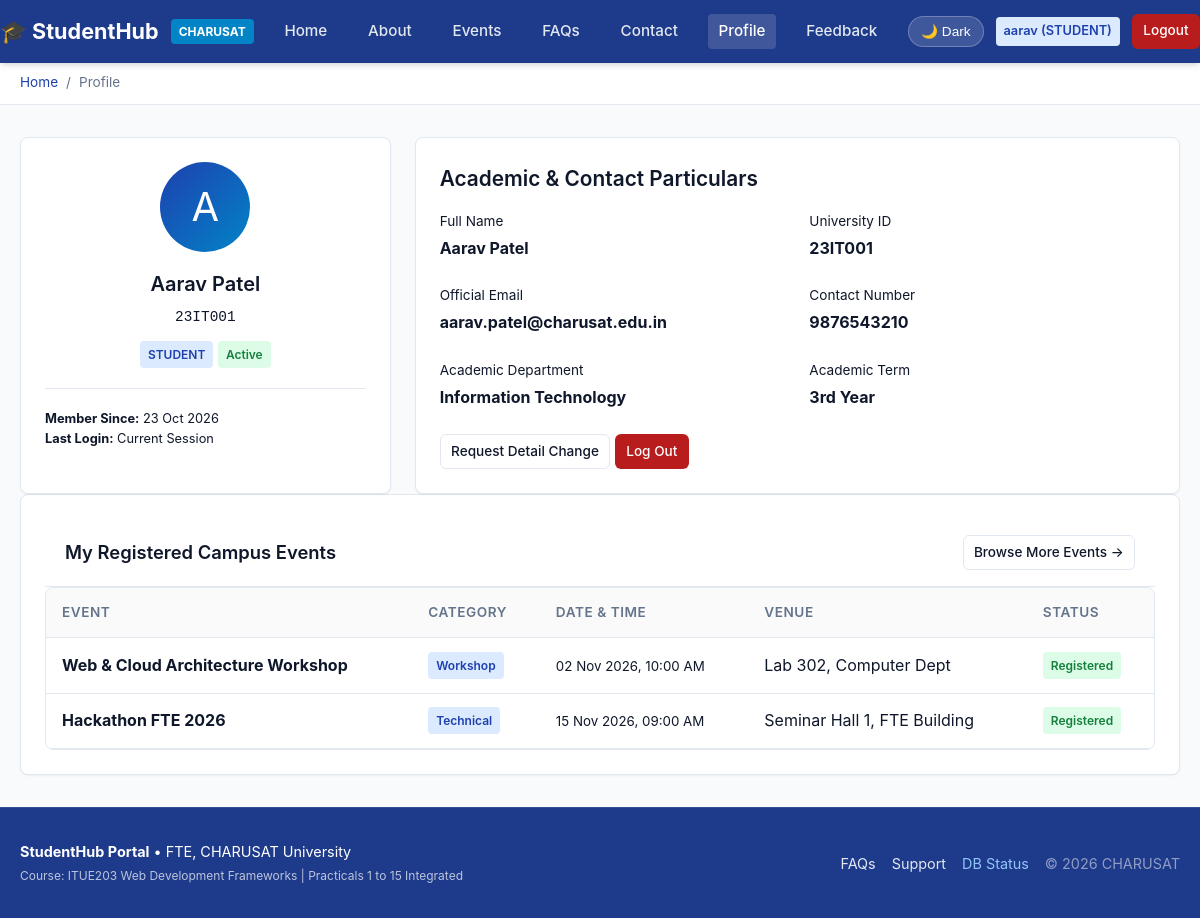
The app's page /profile.php (signed in) with its own data.
### tables this page shows
CREATE TABLE IF NOT EXISTS `students` (
  `id` INT UNSIGNED NOT NULL AUTO_INCREMENT,
  `student_number` VARCHAR(30) NOT NULL,
  `full_name` VARCHAR(150) NOT NULL,
  `email` VARCHAR(191) NOT NULL,
  `mobile` VARCHAR(15) NOT NULL,
  `branch` VARCHAR(100) NOT NULL,
  `year` VARCHAR(20) NOT NULL,
  `gender` ENUM('Male', 'Female', 'Other') NOT NULL,
  `user_id` INT UNSIGNED NULL,
  `status` ENUM('active', 'inactive') NOT NULL DEFAULT 'active',
  `created_at` TIMESTAMP NOT NULL DEFAULT CURRENT_TIMESTAMP,
  PRIMARY KEY (`id`),
  UNIQUE KEY `uq_students_student_number` (`student_number`),
  UNIQUE KEY `uq_students_email` (`email`),
  KEY `idx_students_branch` (`branch`),
  KEY `idx_students_year` (`year`),
  CONSTRAINT `fk_students_user` FOREIGN KEY (`user_id`) REFERENCES `users` (`id`) ON DELETE SET NULL ON UPDATE CASCADE
);

CREATE TABLE IF NOT EXISTS `users` (
  `id` INT UNSIGNED NOT NULL AUTO_INCREMENT,
  `username` VARCHAR(50) NOT NULL,
  `email` VARCHAR(191) NOT NULL,
  `password` VARCHAR(255) NOT NULL,
  `role` ENUM('admin', 'student') NOT NULL DEFAULT 'student',
  `status` ENUM('active', 'inactive') NOT NULL DEFAULT 'active',
  `remember_token` VARCHAR(255) NULL,
  `last_login` DATETIME NULL,
  `created_at` TIMESTAMP NOT NULL DEFAULT CURRENT_TIMESTAMP,
  PRIMARY KEY (`id`),
  UNIQUE KEY `uq_users_username` (`username`),
  UNIQUE KEY `uq_users_email` (`email`)
);

CREATE TABLE IF NOT EXISTS `registrations` (
  `id` INT UNSIGNED NOT NULL AUTO_INCREMENT,
  `student_id` INT UNSIGNED NOT NULL,
  `event_id` INT UNSIGNED NOT NULL,
  `status` ENUM('registered', 'attended', 'cancelled') NOT NULL DEFAULT 'registered',
  `registered_at` TIMESTAMP NOT NULL DEFAULT CURRENT_TIMESTAMP,
  PRIMARY KEY (`id`),
  UNIQUE KEY `uq_registrations_student_event` (`student_id`, `event_id`),
  KEY `idx_registrations_event_status` (`event_id`, `status`),
  CONSTRAINT `fk_registrations_student` FOREIGN KEY (`student_id`) REFERENCES `students` (`id`) ON UPDATE CASCADE ON DELETE CASCADE,
  CONSTRAINT `fk_registrations_event` FOREIGN KEY (`event_id`) REFERENCES `events` (`id`) ON UPDATE CASCADE ON DELETE CASCADE
);

CREATE TABLE IF NOT EXISTS `events` (
  `id` INT UNSIGNED NOT NULL AUTO_INCREMENT,
  `title` VARCHAR(150) NOT NULL,
  `description` TEXT NULL,
  `category` VARCHAR(50) NOT NULL DEFAULT 'Technical',
  `event_date` DATETIME NOT NULL,
  `location` VARCHAR(200) NOT NULL,
  `capacity` INT UNSIGNED NULL DEFAULT 100,
  `poster` VARCHAR(255) NULL,
  `status` ENUM('open', 'closed', 'cancelled') NOT NULL DEFAULT 'open',
  `created_by` INT UNSIGNED NULL,
  `created_at` TIMESTAMP NOT NULL DEFAULT CURRENT_TIMESTAMP,
  PRIMARY KEY (`id`),
  KEY `idx_events_event_date` (`event_date`),
  KEY `idx_events_category` (`category`),
  KEY `idx_events_status` (`status`)
);

### profile.php (the view, shortened to what this page needs)
<?php
require_once __DIR__ . '/includes/auth.php';
$userId = (int)$_SESSION['user_id'];
$stmt = $conn->prepare("
    SELECT u.username, u.email as user_email, u.role, u.status as user_status, u.last_login, u.created_at as joined_date,
           s.id as student_id, s.student_number, s.full_name, s.mobile, s.branch, s.year, s.gender, s.status as student_status
    FROM users u
    LEFT JOIN students s ON s.user_id = u.id
    WHERE u.id = ? LIMIT 1
");
$stmt->bind_param("i", $userId);
$stmt->execute();
$profile = $stmt->get_result()->fetch_assoc();
$myEvents = [];
if (!empty($profile['student_id'])) {
    $stId = (int)$profile['student_id'];
    $stmtEv = $conn->prepare("
        SELECT r.id as reg_id, r.registered_at, r.status as reg_status, e.id as event_id, e.title, e.category, e.event_date, e.location
        FROM registrations r
        JOIN events e ON r.event_id = e.id
        WHERE r.student_id = ?
        ORDER BY e.event_date ASC
    ");
    $stmtEv->bind_param("i", $stId);
    $stmtEv->execute();
    $myEvents = $stmtEv->get_result()->fetch_all(MYSQLI_ASSOC);
}
require_once __DIR__ . '/includes/header.php';
?>
<div class="grid-3 mb-4">
    <div class="card" style="text-align:center;">
        <div style="width:90px; height:90px; border-radius:50%; background:linear-gradient(135deg, #1e40af, #0284c7); color:#fff; display:flex; align-items:center; justify-content:center; font-size:2.5rem; margin:0 auto 1rem;">
            <?= strtoupper(substr($profile['username'] ?? 'U', 0, 1)) ?>
        </div>
        <h2 class="card-title" style="margin-bottom:0.25rem;">
            <?= htmlspecialchars($profile['full_name'] ?? $profile['username']) ?>
        </h2>
        <p class="text-muted" style="font-size:0.9rem; margin-bottom:0.75rem;">
            <code><?= htmlspecialchars($profile['student_number'] ?? 'Admin/Staff') ?></code>
        </p>
        <div>
            <span class="badge <?= $profile['role'] === 'admin' ? 'badge-danger' : 'badge-primary' ?>">
                <?= strtoupper(htmlspecialchars($profile['role'])) ?>
            </span>
            <span class="badge badge-success">
                <?= ucfirst(htmlspecialchars($profile['user_status'])) ?>
            </span>
        </div>
        <hr style="border:0; border-top:1px solid var(--border-color); margin:1.25rem 0;">
        <p class="text-muted" style="font-size:0.8rem; text-align:left;">
            <strong>Member Since:</strong> <?= date('d M Y', strtotime($profile['joined_date'])) ?><br>
            <strong>Last Login:</strong> <?= $profile['last_login'] ? date('d M Y, h:i A', strtotime($profile['last_login'])) : 'Current Session' ?>
        </p>
    </div>
    <div class="card" style="grid-column: span 2;">
        <h3 class="card-title" style="font-size:1.3rem; margin-bottom:1rem;">Academic & Contact Particulars</h3>
        <div class="grid-2">
            <div>
                <p class="text-muted" style="font-size:0.85rem; margin-bottom:0.2rem;">Full Name</p>
                <p><strong><?= htmlspecialchars($profile['full_name'] ?? 'Not Linked') ?></strong></p>
            </div>
            <div>
                <p class="text-muted" style="font-size:0.85rem; margin-bottom:0.2rem;">University ID</p>
                <p><strong><?= htmlspecialchars($profile['student_number'] ?? 'N/A') ?></strong></p>
            </div>
            <div>
                <p class="text-muted" style="font-size:0.85rem; margin-bottom:0.2rem;">Official Email</p>
                <p><strong><?= htmlspecialchars($profile['user_email']) ?></strong></p>
            </div>
            <div>
                <p class="text-muted" style="font-size:0.85rem; margin-bottom:0.2rem;">Contact Number</p>
                <p><strong><?= htmlspecialchars($profile['mobile'] ?? 'N/A') ?></strong></p>
            </div>
            <div>
                <p class="text-muted" style="font-size:0.85rem; margin-bottom:0.2rem;">Academic Department</p>
                <p><strong><?= htmlspecialchars($profile['branch'] ?? 'Faculty of Technology and Engineering') ?></strong></p>
            </div>
            <div>
                <p class="text-muted" style="font-size:0.85rem; margin-bottom:0.2rem;">Academic Term</p>
                <p><strong><?= htmlspecialchars($profile['year'] ?? '3rd Year') ?></strong></p>
            </div>
        </div>
        <div style="margin-top:1.5rem;">
            <a href="contact.php" class="btn btn-outline btn-sm">Request Detail Change</a>
            <a href="logout.php" class="btn btn-danger btn-sm">Log Out</a>
        </div>
    </div>
</div>
<div class="card p-0" style="overflow:hidden;">
    <div style="padding:1rem 1.25rem; border-bottom:1px solid var(--border-color); display:flex; justify-content:space-between; align-items:center;">
        <h3 class="card-title" style="margin:0; font-size:1.15rem;">My Registered Campus Events</h3>
        <a href="events.php" class="btn btn-outline btn-sm">Browse More Events &rarr;</a>
    </div>
    <div class="table-responsive">
        <table class="data-table">
            <thead>
                <tr>
                    <th>Event</th>
                    <th>Category</th>
                    <th>Date & Time</th>
                    <th>Venue</th>
                    <th>Status</th>
                </tr>
            </thead>
            <tbody>
                <?php if (empty($myEvents)): ?>
                    <tr>
                        <td colspan="5" style="text-align:center; padding:2rem;" class="text-muted">
                            You have not registered for any campus events yet.
                        </td>
                    </tr>
                <?php else: ?>
                    <?php foreach ($myEvents as $ev): ?>
                        <tr>
                            <td><strong><?= htmlspecialchars($ev['title']) ?></strong></td>
                            <td><span class="badge badge-primary"><?= htmlspecialchars($ev['category']) ?></span></td>
                            <td><small><?= date('d M Y, h:i A', strtotime($ev['event_date'])) ?></small></td>
                            <td><?= htmlspecialchars($ev['location']) ?></td>
                            <td><span class="badge badge-success"><?= ucfirst(htmlspecialchars($ev['reg_status'])) ?></span></td>
                        </tr>
                    <?php endforeach; ?>
                <?php endif; ?>
            </tbody>
        </table>
    </div>
</div>
<?php require_once __DIR__ . '/includes/footer.php'; ?>

### css/style.css (style rules this page uses)
:root { --primary: #1e40af; --primary-hover: #1d4ed8; --secondary: #475569; --accent: #0284c7; --success: #15803d; --danger: #b91c1c; --warning: #b45309; --bg-main: #f8fafc; --bg-card: #ffffff; --text-main: #0f172a; --text-muted: #64748b; --border-color: #e2e8f0; --nav-bg: #1e3a8a; --nav-text: #ffffff; --shadow-sm: 0 1px 2px rgba(0,0,0,0.05); --shadow-md: 0 4px 6px -1px rgba(0,0,0,0.1), 0 2px 4px -2px rgba(0,0,0,0.1); --shadow-lg: 0 10px 15px -3px rgba(0,0,0,0.1), 0 4px 6px -4px rgba(0,0,0,0.1); --radius: 8px; --font-family: -apple-system, BlinkMacSystemFont, "Segoe UI", Roboto, Oxygen, Ubuntu, Cantarell, "Helvetica Neue", sans-serif; }
* { box-sizing: border-box; margin: 0; padding: 0; }
body { font-family: var(--font-family); background-color: var(--bg-main); color: var(--text-main); line-height: 1.6; min-height: 100vh; display: flex; flex-direction: column; transition: background-color 0.25s ease, color 0.25s ease; }
.grid-2 { display: grid; grid-template-columns: repeat(2, 1fr); gap: 1.5rem; }
.grid-3 { display: grid; grid-template-columns: repeat(3, 1fr); gap: 1.5rem; }
.card { background-color: var(--bg-card); border: 1px solid var(--border-color); border-radius: var(--radius); padding: 1.5rem; box-shadow: var(--shadow-sm); transition: transform 0.2s, box-shadow 0.2s; }
.card-title { font-size: 1.25rem; font-weight: 600; margin-bottom: 0.75rem; color: var(--text-main); }
.btn { display: inline-flex; align-items: center; justify-content: center; gap: 0.5rem; padding: 0.55rem 1.15rem; font-size: 0.95rem; font-weight: 500; border-radius: 6px; cursor: pointer; border: 1px solid transparent; text-decoration: none; transition: all 0.2s; }
.btn-danger { background-color: var(--danger); color: #ffffff; }
.btn-outline { background: transparent; border-color: var(--border-color); color: var(--text-main); }
.btn-sm { padding: 0.35rem 0.65rem; font-size: 0.85rem; }
.table-responsive { width: 100%; overflow-x: auto; border: 1px solid var(--border-color); border-radius: var(--radius); background: var(--bg-card); }
.data-table { width: 100%; border-collapse: collapse; text-align: left; }
.data-table th, .data-table td { padding: 0.85rem 1rem; border-bottom: 1px solid var(--border-color); }
.data-table th { background-color: rgba(0,0,0,0.02); color: var(--text-muted); font-weight: 600; font-size: 0.85rem; text-transform: uppercase; letter-spacing: 0.04em; }
.badge { display: inline-block; padding: 0.25rem 0.5rem; font-size: 0.75rem; font-weight: 600; border-radius: 4px; }
.badge-primary { background: #dbeafe; color: #1e40af; }
.badge-success { background: #dcfce7; color: #15803d; }

### records on screen
students: user.username "A", full_name "Aarav Patel", student_number "23IT001", user.role "STUDENT", user.status "Active", user.created_at "23 Oct 2026", user.email "aarav.patel@charusat.edu.in", mobile "9876543210", branch "Information Technology", year "3rd Year"
registrations: event.title "Web & Cloud Architecture Workshop", event.category "Workshop", event.event_date "02 Nov 2026, 10:00 AM", event.location "Lab 302, Computer Dept", status "Registered"
registrations: event.title "Hackathon FTE 2026", event.category "Technical", event.event_date "15 Nov 2026, 09:00 AM", event.location "Seminar Hall 1, FTE Building", status "Registered"

### other values on screen
current_username() "aarav"
current_user_role() "STUDENT"
$name "Profile"
